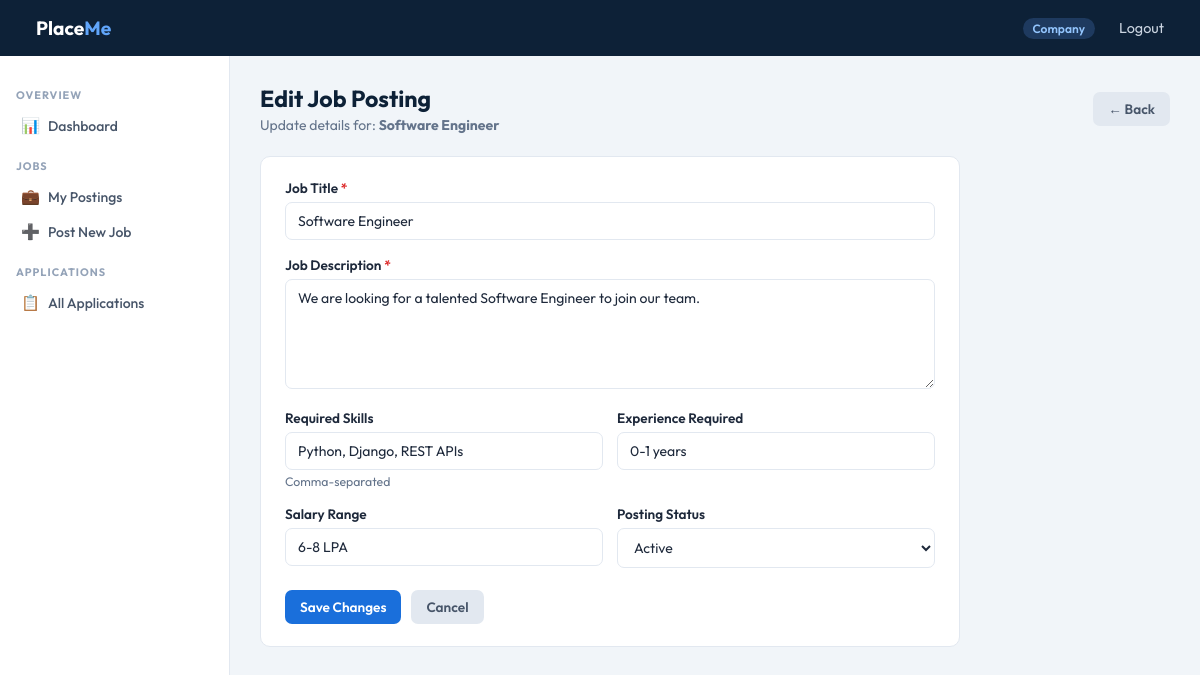
The app's page /company/job/edit/1 (signed in) with its own data.
### app.py (models this page shows, shortened)
class JobPosition(db.Model):
    __tablename__ = 'job_position'
    id              = db.Column(db.Integer, primary_key=True)
    company_id      = db.Column(db.Integer, db.ForeignKey('company.id'), nullable=False)
    title           = db.Column(db.String(100), nullable=False)
    description     = db.Column(db.Text)
    required_skills = db.Column(db.Text)
    experience      = db.Column(db.String(50))
    salary_range    = db.Column(db.String(50))
    status          = db.Column(db.String(20), default='Active')  # Active / Closed
    is_approved     = db.Column(db.Boolean, default=False)
    posted_date     = db.Column(db.DateTime, default=datetime.utcnow)
    applications = db.relationship(
        'Application', backref='job_position',
        lazy=True, cascade='all, delete-orphan'
    )

### app.py (the view, shortened to what this page needs)
@app.route('/company/job/edit/<int:id>', methods=['GET', 'POST'])
def edit_job(id):
    if session.get('role') != 'company':
        return redirect(url_for('login'))
    job = JobPosition.query.get_or_404(id)
    if job.company_id != session['user_id']:
        flash('Unauthorized access!', 'danger')
        return redirect(url_for('company_jobs'))
    return render_template('edit_job.html', job=job)

### app.py (called while the page is built)
@app.context_processor
def inject_student():
    if session.get('role') == 'student':
        return dict(student=Student.query.get(session['user_id']))
    return dict(student=None)

### templates/edit_job.html (shortened to what this page needs)
{% extends "base.html" %}
{% block content %}
<div class="page-header">
  <div class="header-row">
    <div>
      <h1>Edit Job Posting</h1>
      <p>Update details for: <strong>{{ job.title }}</strong></p>
    </div>
    <a href="{{ url_for('company_jobs') }}" class="btn btn-gray">← Back</a>
  </div>
</div>
<div class="card" style="max-width:700px;">
  <form method="POST" action="{{ url_for('edit_job', id=job.id) }}" data-validate>
    <div class="form-group">
      <label>Job Title <span style="color:var(--red);">*</span></label>
      <input type="text" name="title" value="{{ job.title }}" required>
    </div>
    <div class="form-group">
      <label>Job Description <span style="color:var(--red);">*</span></label>
      <textarea name="description" rows="5" required>{{ job.description }}</textarea>
    </div>
    <div class="form-row">
      <div class="form-group">
        <label>Required Skills</label>
        <input type="text" name="required_skills" value="{{ job.required_skills or '' }}">
        <div class="hint">Comma-separated</div>
      </div>
      <div class="form-group">
        <label>Experience Required</label>
        <input type="text" name="experience" value="{{ job.experience or '' }}" placeholder="e.g. Fresher / 1–2 years">
      </div>
    </div>
    <div class="form-row">
      <div class="form-group">
        <label>Salary Range</label>
        <input type="text" name="salary_range" value="{{ job.salary_range or '' }}" placeholder="e.g. ₹6–8 LPA">
      </div>
      <div class="form-group">
        <label>Posting Status</label>
        <select name="status">
          <option value="Active" {% if job.status == 'Active' %}selected{% endif %}>Active</option>
        </select>
      </div>
    </div>
    <div style="display:flex;gap:10px;margin-top:6px;">
      <button type="submit" class="btn btn-primary">Save Changes</button>
      <a href="{{ url_for('company_jobs') }}" class="btn btn-gray">Cancel</a>
    </div>
  </form>
</div>
{% endblock %}

### templates/base.html (style rules this page uses)
*, *::before, *::after { box-sizing: border-box; margin: 0; padding: 0; }
:root { --navy: #0d2137; --blue: #1a6fdb; --blue-lt: #dbeafe; --green: #16a34a; --green-lt:#dcfce7; --amber: #b45309; --amber-lt:#fef3c7; --red: #dc2626; --red-lt: #fee2e2; --gray: #64748b; --border: #e2e8f0; --bg: #f1f5f9; --white: #ffffff; --text: #1e293b; --sidebar-w: 230px; }
body { font-family: 'Outfit', sans-serif; background: var(--bg); color: var(--text); min-height: 100vh; }
.page-header { margin-bottom: 22px; }
.page-header h1 { font-size: 1.45rem; font-weight: 700; color: var(--navy); }
.page-header p { color: var(--gray); margin-top: 3px; font-size: .875rem; }
.header-row { display: flex; align-items: center; justify-content: space-between; flex-wrap: wrap; gap: 10px; }
.card { background: var(--white); border: 1px solid var(--border); border-radius: 10px; padding: 22px 24px; }
.btn { display: inline-flex; align-items: center; gap: 5px; padding: 8px 15px; border-radius: 7px; font-size: .85rem; font-weight: 600; border: none; cursor: pointer; text-decoration: none; transition: all .13s; font-family: inherit; }
.btn-primary { background: var(--blue); color: #fff; }
.btn-gray { background: #e2e8f0; color: #475569; }
.form-group { margin-bottom: 16px; }
.form-group label { display: block; font-size: .85rem; font-weight: 600; margin-bottom: 5px; color: var(--text); }
.form-group input, .form-group select, .form-group textarea { width: 100%; padding: 9px 12px; border: 1.5px solid var(--border); border-radius: 7px; font-size: .875rem; font-family: inherit; color: var(--text); background: var(--white); transition: border-color .13s; outline: none; }
.form-group textarea { resize: vertical; min-height: 85px; }
.form-group .hint { font-size: .77rem; color: var(--gray); margin-top: 4px; }
.form-row { display: grid; grid-template-columns: 1fr 1fr; gap: 14px; }

### records on screen
JobPosition: title "Software Engineer", description "We are looking for a talented Software Engineer to join our team.", required_skills "Python, Django, REST APIs", experience "0-1 years", salary_range "6-8 LPA", status "Active"

### other values on screen
{{ session.get('role') | capitalize }} "Company"
